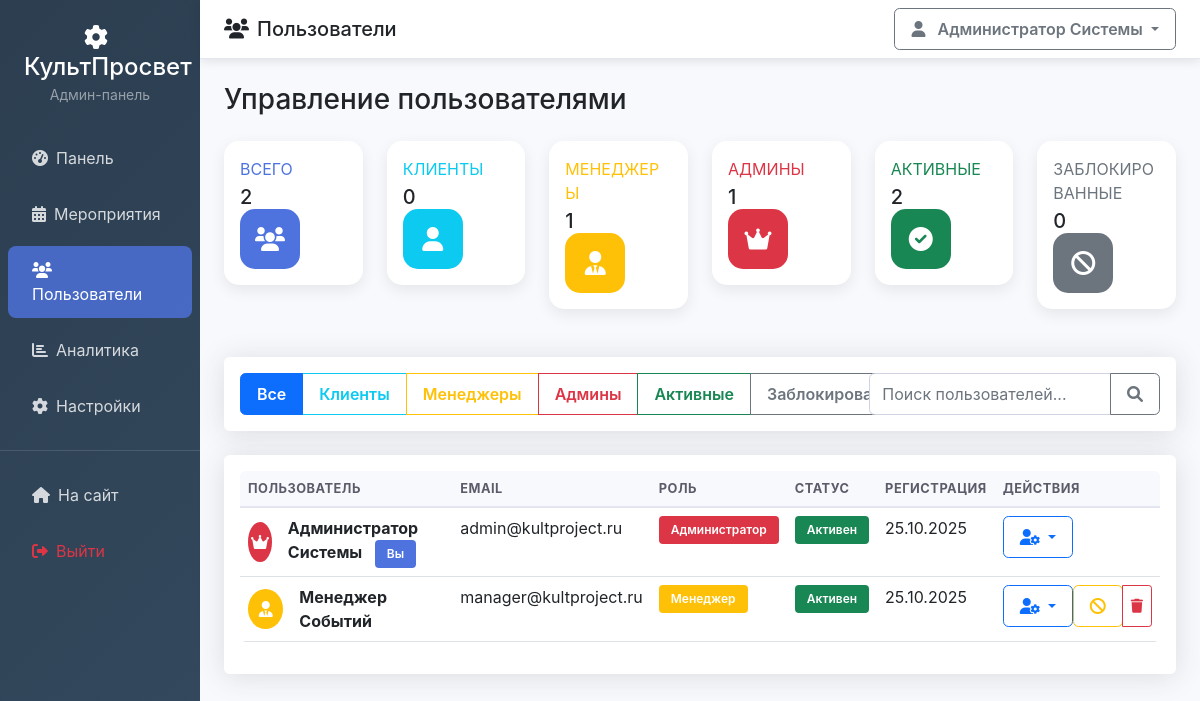
Screenshot of /admin/?page=users (signed in) with the database file from the repository.
### tables this page shows
CREATE TABLE users (
    id INT AUTO_INCREMENT PRIMARY KEY,
    email VARCHAR(255) UNIQUE NOT NULL,
    password VARCHAR(255) NOT NULL,
    first_name VARCHAR(100) NOT NULL,
    last_name VARCHAR(100) NOT NULL,
    phone VARCHAR(20),
    role ENUM('admin', 'manager', 'client') DEFAULT 'client',
    created_at TIMESTAMP DEFAULT CURRENT_TIMESTAMP,
    updated_at TIMESTAMP DEFAULT CURRENT_TIMESTAMP ON UPDATE CURRENT_TIMESTAMP,
    is_active BOOLEAN DEFAULT TRUE
);

### includes/database.php (called while the page is built, shortened)
<?php
class Database {
    private static $instance = null;
    private $pdo;
    private function __construct() {
        try {
            $this->pdo = new PDO(
                "mysql:host=" . DB_HOST . ";dbname=" . DB_NAME . ";charset=" . DB_CHARSET,
                DB_USER,
                DB_PASS,
                [
                    PDO::ATTR_ERRMODE => PDO::ERRMODE_EXCEPTION,
                    PDO::ATTR_DEFAULT_FETCH_MODE => PDO::FETCH_ASSOC,
                    PDO::ATTR_EMULATE_PREPARES => false
                ]
            );
        } catch (PDOException $e) {
            die("Ошибка подключения к базе данных: " . $e->getMessage());
        }
    }
    public static function getInstance() {
        if (self::$instance === null) {
            self::$instance = new self();
        }
        return self::$instance;
    }
    public function query($sql, $params = []) {
        $stmt = $this->pdo->prepare($sql);
        $stmt->execute($params);
        return $stmt;
    }
    public function fetch($sql, $params = []) {
        $stmt = $this->query($sql, $params);
        return $stmt->fetch();
    }
    public function fetchAll($sql, $params = []) {
        $stmt = $this->query($sql, $params);
        return $stmt->fetchAll();
    }
}
?>

### includes/functions.php (called while the page is built, shortened)
<?php
require_once __DIR__ . '/database.php';
function formatDate($date, $format = 'd.m.Y H:i') {
    return date($format, strtotime($date));
}
?>

### admin/users.php (the view, shortened to what this page needs)
<?php
$db = Database::getInstance();
$filter = $_GET['filter'] ?? 'all';
$whereClause = '';
$users = $db->fetchAll("SELECT * FROM users $whereClause ORDER BY created_at DESC");
$userStats = [
    'total' => $db->fetch("SELECT COUNT(*) as count FROM users")['count'],
    'clients' => $db->fetch("SELECT COUNT(*) as count FROM users WHERE role = 'client'")['count'],
    'managers' => $db->fetch("SELECT COUNT(*) as count FROM users WHERE role = 'manager'")['count'],
    'admins' => $db->fetch("SELECT COUNT(*) as count FROM users WHERE role = 'admin'")['count'],
    'active' => $db->fetch("SELECT COUNT(*) as count FROM users WHERE is_active = 1")['count'],
    'inactive' => $db->fetch("SELECT COUNT(*) as count FROM users WHERE is_active = 0")['count'],
];
?>
<div class="row">
    <div class="col-12">
        <h1 class="h3 mb-4 text-gray-800">Управление пользователями</h1>
    </div>
</div>
<div class="row mb-4">
    <div class="col-xl-2 col-md-4 mb-4">
        <div class="card stats-card">
            <div class="card-body">
                <div class="row no-gutters align-items-center">
                    <div class="col mr-2">
                        <div class="text-xs font-weight-bold text-primary text-uppercase mb-1">
                            Всего
                        </div>
                        <div class="h5 mb-0 font-weight-bold text-gray-800"><?php echo $userStats['total']; ?></div>
                    </div>
                    <div class="col-auto">
                        <div class="stats-icon bg-primary">
                            <i class="fas fa-users"></i>
                        </div>
                    </div>
                </div>
            </div>
        </div>
    </div>
    <div class="col-xl-2 col-md-4 mb-4">
        <div class="card stats-card">
            <div class="card-body">
                <div class="row no-gutters align-items-center">
                    <div class="col mr-2">
                        <div class="text-xs font-weight-bold text-info text-uppercase mb-1">
                            Клиенты
                        </div>
                        <div class="h5 mb-0 font-weight-bold text-gray-800"><?php echo $userStats['clients']; ?></div>
                    </div>
                    <div class="col-auto">
                        <div class="stats-icon bg-info">
                            <i class="fas fa-user"></i>
                        </div>
                    </div>
                </div>
            </div>
        </div>
    </div>
    <div class="col-xl-2 col-md-4 mb-4">
        <div class="card stats-card">
            <div class="card-body">
                <div class="row no-gutters align-items-center">
                    <div class="col mr-2">
                        <div class="text-xs font-weight-bold text-warning text-uppercase mb-1">
                            Менеджеры
                        </div>
                        <div class="h5 mb-0 font-weight-bold text-gray-800"><?php echo $userStats['managers']; ?></div>
                    </div>
                    <div class="col-auto">
                        <div class="stats-icon bg-warning">
                            <i class="fas fa-user-tie"></i>
                        </div>
                    </div>
                </div>
            </div>
        </div>
    </div>
    <div class="col-xl-2 col-md-4 mb-4">
        <div class="card stats-card">
            <div class="card-body">
                <div class="row no-gutters align-items-center">
                    <div class="col mr-2">
                        <div class="text-xs font-weight-bold text-danger text-uppercase mb-1">
                            Админы
                        </div>
                        <div class="h5 mb-0 font-weight-bold text-gray-800"><?php echo $userStats['admins']; ?></div>
                    </div>
                    <div class="col-auto">
                        <div class="stats-icon bg-danger">
                            <i class="fas fa-crown"></i>
                        </div>
                    </div>
                </div>
            </div>
        </div>
    </div>
    <div class="col-xl-2 col-md-4 mb-4">
        <div class="card stats-card">
            <div class="card-body">
                <div class="row no-gutters align-items-center">
                    <div class="col mr-2">
                        <div class="text-xs font-weight-bold text-success text-uppercase mb-1">
                            Активные
                        </div>
                        <div class="h5 mb-0 font-weight-bold text-gray-800"><?php echo $userStats['active']; ?></div>
                    </div>
                    <div class="col-auto">
                        <div class="stats-icon bg-success">
                            <i class="fas fa-check-circle"></i>
                        </div>
                    </div>
                </div>
            </div>
        </div>
    </div>
    <div class="col-xl-2 col-md-4 mb-4">
        <div class="card stats-card">
            <div class="card-body">
                <div class="row no-gutters align-items-center">
                    <div class="col mr-2">
                        <div class="text-xs font-weight-bold text-secondary text-uppercase mb-1">
                            Заблокированные
                        </div>
                        <div class="h5 mb-0 font-weight-bold text-gray-800"><?php echo $userStats['inactive']; ?></div>
                    </div>
                    <div class="col-auto">
                        <div class="stats-icon bg-secondary">
                            <i class="fas fa-ban"></i>
                        </div>
                    </div>
                </div>
            </div>
        </div>
    </div>
</div>
<div class="card mb-4">
    <div class="card-body">
        <div class="row align-items-center">
            <div class="col-md-8">
                <div class="btn-group" role="group">
                    <a href="?action=list&filter=all" class="btn btn-outline-primary <?php echo $filter === 'all' ? 'active' : ''; ?>">Все</a>
                    <a href="?action=list&filter=clients" class="btn btn-outline-info <?php echo $filter === 'clients' ? 'active' : ''; ?>">Клиенты</a>
                    <a href="?action=list&filter=managers" class="btn btn-outline-warning <?php echo $filter === 'managers' ? 'active' : ''; ?>">Менеджеры</a>
                    <a href="?action=list&filter=admins" class="btn btn-outline-danger <?php echo $filter === 'admins' ? 'active' : ''; ?>">Админы</a>
                    <a href="?action=list&filter=active" class="btn btn-outline-success <?php echo $filter === 'active' ? 'active' : ''; ?>">Активные</a>
                    <a href="?action=list&filter=inactive" class="btn btn-outline-secondary <?php echo $filter === 'inactive' ? 'active' : ''; ?>">Заблокированные</a>
                </div>
            </div>
            <div class="col-md-4">
                <div class="input-group">
                    <input type="text" class="form-control" placeholder="Поиск пользователей..." id="searchInput">
                    <button class="btn btn-outline-secondary" type="button">
                        <i class="fas fa-search"></i>
                    </button>
                </div>
            </div>
        </div>
    </div>
</div>
<div class="card">
    <div class="card-body">
        <div class="table-responsive">
            <table class="table table-hover">
                <thead class="table-light">
                    <tr>
                        <th>Пользователь</th>
                        <th>Email</th>
                        <th>Роль</th>
                        <th>Статус</th>
                        <th>Регистрация</th>
                        <th>Действия</th>
                    </tr>
                </thead>
                <tbody>
                    <?php if (empty($users)): ?>
                        <tr>
                            <td colspan="6" class="text-center text-muted py-4">
                                <i class="fas fa-users fa-3x mb-3"></i>
                                <p>Пользователей не найдено</p>
                            </td>
                        </tr>
                    <?php else: ?>
                        <?php foreach ($users as $user): ?>
                            <tr>
                                <td>
                                    <div class="d-flex align-items-center">
                                        <div class="avatar bg-<?php echo match($user['role']) {
                                            'admin' => 'danger',
                                            'manager' => 'warning',
                                            'client' => 'info',
                                            default => 'secondary'
                                        }; ?> text-white rounded-circle d-flex align-items-center justify-content-center me-3" style="width: 40px; height: 40px;">
                                            <i class="fas fa-<?php echo match($user['role']) {
                                                'admin' => 'crown',
                                                'manager' => 'user-tie',
                                                'client' => 'user',
                                                default => 'user'
                                            }; ?>"></i>
                                        </div>
                                        <div>
                                            <strong><?php echo htmlspecialchars($user['first_name'] . ' ' . $user['last_name']); ?></strong>
                                            <?php if ($user['id'] === $_SESSION['user_id']): ?>
                                                <span class="badge bg-primary ms-2">Вы</span>
                                            <?php endif; ?>
                                        </div>
                                    </div>
                                </td>
                                <td><?php echo htmlspecialchars($user['email']); ?></td>
                                <td>
                                    <span class="badge bg-<?php echo match($user['role']) {
                                        'admin' => 'danger',
                                        'manager' => 'warning',
                                        'client' => 'info',
                                        default => 'secondary'
                                    }; ?>">
                                        <?php echo match($user['role']) {
                                            'admin' => 'Администратор',
                                            'manager' => 'Менеджер',
                                            'client' => 'Клиент',
                                            default => $user['role']
                                        }; ?>
                                    </span>
                                </td>
                                <td>
                                    <span class="badge bg-<?php echo $user['is_active'] ? 'success' : 'secondary'; ?>">
                                        <?php echo $user['is_active'] ? 'Активен' : 'Заблокирован'; ?>
                                    </span>
                                </td>
                                <td><?php echo formatDate($user['created_at'], 'd.m.Y'); ?></td>
                                <td>
                                    <div class="btn-group btn-group-sm">
                                        <div class="dropdown">
                                            <button class="btn btn-outline-primary dropdown-toggle" type="button" data-bs-toggle="dropdown">
                                                <i class="fas fa-user-cog"></i>
                                            </button>
                                        </div>
                                        <?php if ($user['id'] !== $_SESSION['user_id']): ?>
                                            <form method="POST" style="display: inline;">
                                                <button type="submit" class="btn btn-outline-<?php echo $user['is_active'] ? 'warning' : 'success'; ?>"
                                                        title="<?php echo $user['is_active'] ? 'Заблокировать' : 'Разблокировать'; ?>">
                                                    <i class="fas fa-<?php echo $user['is_active'] ? 'ban' : 'check'; ?>"></i>
                                                </button>
                                            </form>
                                        <?php endif; ?>
                                        <?php if ($user['id'] !== $_SESSION['user_id']): ?>
                                            <button type="button" class="btn btn-outline-danger" onclick="confirmDelete(<?php echo $user['id']; ?>)">
                                                <i class="fas fa-trash"></i>
                                            </button>
                                        <?php endif; ?>
                                    </div>
                                </td>
                            </tr>
                        <?php endforeach; ?>
                    <?php endif; ?>
                </tbody>
            </table>
        </div>
    </div>
</div>
<?php
include 'admin-header.php';
?>

### rows the page displays
users: id "2", is_active "1", first_name+last_name "Менеджер Событий", email "manager@kultproject.ru", role "Менеджер", shows "Активен", created_at "25.10.2025"
users: first_name+last_name "Администратор Системы", shows "Вы", email "admin@kultproject.ru", role "Администратор", is_active "Активен", created_at "25.10.2025"

### other values shown
SITE_NAME "КультПросвет"
$_SESSION['user_name'] "Администратор Системы"
$userStats['clients'] "0"
$userStats['inactive'] "0"
